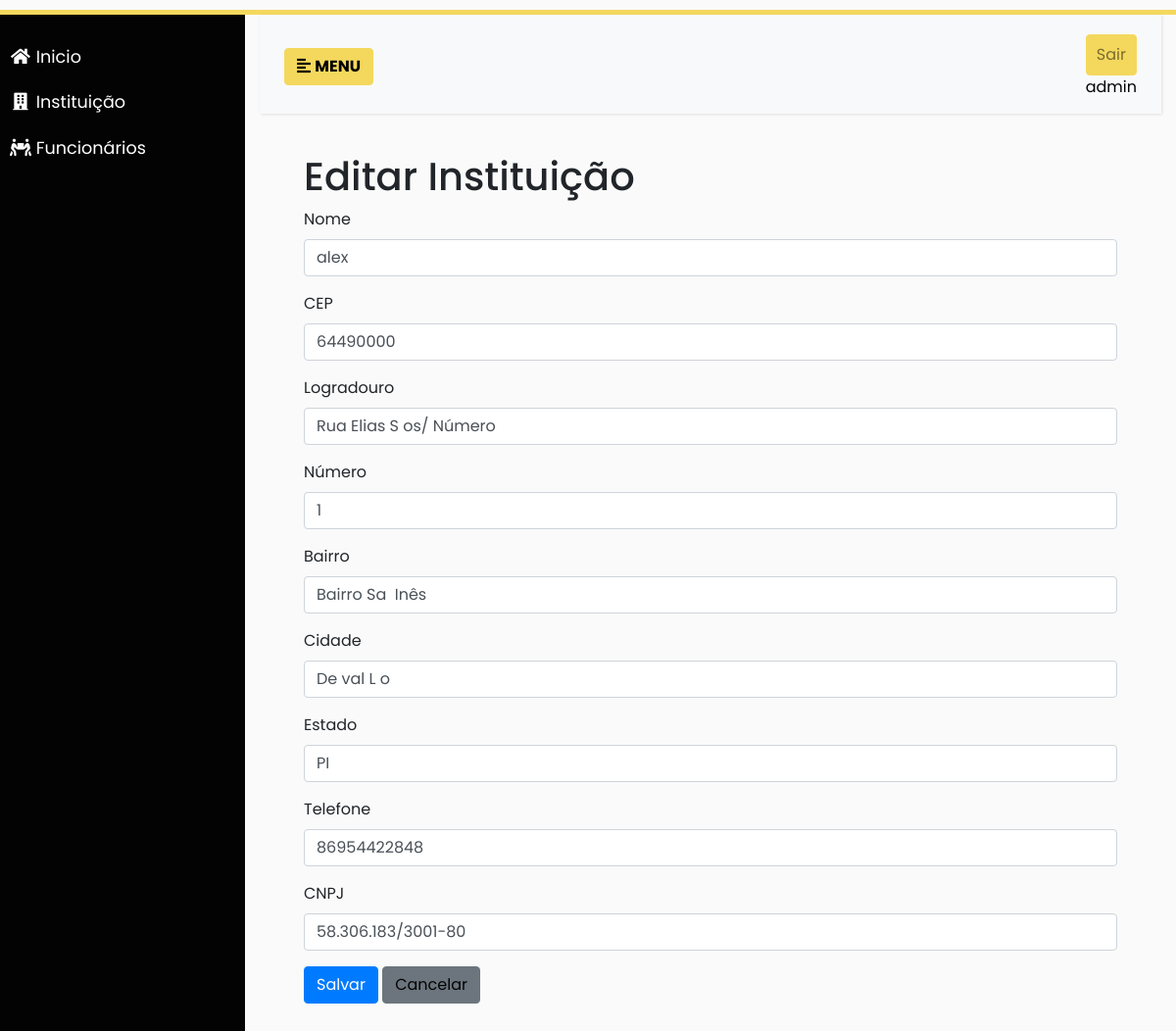
The app's page /editar-instituicao/3/ (signed in) with its own data.
### almoxarifado/models.py (models this page shows, shortened)
class Instituicao(models.Model):
    nome = models.CharField(max_length=100)
    cep = models.CharField(max_length=9)
    logradouro = models.CharField(max_length=200)
    numero = models.CharField(max_length=10)
    bairro = models.CharField(max_length=100)
    cidade = models.CharField(max_length=100)
    estado = models.CharField(max_length=2)
    telefone = models.CharField(max_length=20)
    cnpj = models.CharField(max_length=18, unique=True)

### almoxarifado/views/instituicao.py (the view, shortened to what this page needs)
# urls.py: path('editar-instituicao/<int:pk>/', views.editar_instituicao, name='editar-instituicao'),
def editar_instituicao(request, pk):
    instituicao = get_object_or_404(Instituicao, pk=pk)
    return render(request, 'instituicao/editinstituicao.html', {'instituicao': instituicao})

### almoxarifado/templates/instituicao/editinstituicao.html (shortened to what this page needs)
{% extends 'base.html' %} {% load static %} {% block content %}
<div class="container">
  <h1>Editar Instituição</h1>
  <form method="post" action="{% url 'editar-instituicao' instituicao.pk %}">
    <div class="mb-3">
      <label for="nome" class="form-label">Nome</label>
      <input
        type="text"
        id="nome"
        name="nome"
        class="form-control"
        value="{{ val.nome|default:instituicao.nome }}"
        required
      />
    </div>
    <div class="mb-3">
      <label for="cep" class="form-label">CEP</label>
      <input
        type="text"
        id="cep"
        name="cep"
        class="form-control"
        value="{{ val.cep|default:instituicao.cep }}"
      />
    </div>
    <div class="mb-3">
      <label for="logradouro" class="form-label">Logradouro</label>
      <input
        type="text"
        id="logradouro"
        name="logradouro"
        class="form-control"
        value="{{ val.logradouro|default:instituicao.logradouro }}"
      />
    </div>
    <div class="mb-3">
      <label for="numero" class="form-label">Número</label>
      <input
        type="text"
        id="numero"
        name="numero"
        class="form-control"
        value="{{ val.numero|default:instituicao.numero }}"
      />
    </div>
    <div class="mb-3">
      <label for="bairro" class="form-label">Bairro</label>
      <input
        type="text"
        id="bairro"
        name="bairro"
        class="form-control"
        value="{{ val.bairro|default:instituicao.bairro }}"
      />
    </div>
    <div class="mb-3">
      <label for="cidade" class="form-label">Cidade</label>
      <input
        type="text"
        id="cidade"
        name="cidade"
        class="form-control"
        value="{{ val.cidade|default:instituicao.cidade }}"
      />
    </div>
    <div class="mb-3">
      <label for="estado" class="form-label">Estado</label>
      <input
        type="text"
        id="estado"
        name="estado"
        class="form-control"
        value="{{ val.estado|default:instituicao.estado }}"
        maxlength="2"
      />
    </div>
    <div class="mb-3">
      <label for="telefone" class="form-label">Telefone</label>
      <input
        type="text"
        id="telefone"
        name="telefone"
        class="form-control"
        value="{{ val.telefone|default:instituicao.telefone }}"
      />
    </div>
    <div class="mb-3">
      <label for="cnpj" class="form-label">CNPJ</label>
      <input
        type="text"
        id="cnpj"
        name="cnpj"
        class="form-control"
        value="{{ val.cnpj|default:instituicao.cnpj }}"
        required
      />
    </div>
    <button type="submit" class="btn btn-primary">Salvar</button>
    <a href="{% url 'lista_instituicao' %}" class="btn btn-secondary"
      >Cancelar</a
    >
  </form>
</div>
{% endblock content %}

### almoxarifado/templates/base.html (shortened to what this page needs)
{% load static %}
<!DOCTYPE html>
<html lang="pt-br">
  <head>
    <link
      rel="stylesheet"
      href="https://maxcdn.bootstrapcdn.com/bootstrap/4.0.0/css/bootstrap.min.css"
    />
    <link
      rel="stylesheet"
      href="https://use.fontawesome.com/releases/v5.7.0/css/all.css"
    />
    <link rel="stylesheet" href="{% static 'css/style.css' %}" />
    <link rel="stylesheet" href="#" />
  </head>
  <body>
    <div class="wrapper">
      <nav id="sidebar">
        <ul class="list-unstyled components" class="menulink">
          <li>
            <a href="{% url 'inicio' %}" class="menulink"
              ><i class="fa fa-home fa-fw"></i> Inicio</a
            >
          </li>
          <li>
            <a href="{% url 'lista_instituicao' %}" class="menulink"
              ><i class="fa fa-building fa-fw"></i> Instituição
            </a>
          </li>
          <li>
            <a href="{% url 'lista_funcionario' %}" class="menulink"
              ><i class="fa fa-people-carry fa-fw"></i> Funcionários</a
            >
          </li>
        </ul>
        <ul class="list-unstyled sairmenubtn color-principal-escura">
        </ul>
      </nav>
      <div class="content container-fluid">
        <nav class="navbar navbar-expand-lg navbar-light bg-light">
          <div class="container-fluid">
            <button type="button" id="sidebarCollapse" class="btn color-menu">
              <i class="fas fa-align-left"></i>
              <span> <b>MENU</b></span>
            </button>
            <div class="collapse navbar-collapse" id="navbarSupportedContent">
              <ul class="nav navbar-nav ml-auto">
                <li class="nav-item ">
                    <a class="nav-link btn color-menu" href="{% url 'logout' %}">Sair</a>
                    <a href="#">{{ request.user.get_full_name|default:request.user.username }}</a>
                </li>
              </ul>
            </div>
          </div>
        </nav>
        <div class="content container-fluid">
          <div class="container-fluid">{% block content %}{% endblock %}</div>
        </div>
      </div>
    </div>
  </body>
</html>

### static/css/style.css (style rules this page uses)
:root { --colorbasic: #030303; --colorbasic2: #000000; --colortext: #FFF; --colortext-menu: #FFF; }
body { font-family: 'Poppins', sans-serif; background: #fafafa; height: 100%; }
#sidebar { min-width: 250px; max-width: 250px; min-height: 100vb; background: var(--colorbasic); color: var(--colortext); transition: all 0.3s; }
#sidebar ul.components { padding: 20px 0; background-color: var(--colorbasic); border-color: var(--colorbasic2) !important; }
#sidebar ul li a { padding: 10px; font-size: 1.1em; display: block; }
.color-principal-escura { background-color: var(--colorbasic); border-color: var(--colorbasic) !important; }
.color-menu { background-color: #f4d85d; border-color: #f4d85d !important; color: #000; margin-top: 5px; }
a, a:hover, a:focus { color: inherit; text-decoration: none; transition: all 0.3s; }
a:link, a:visited { text-decoration: none; color: var(--colorbasic); }
a.menulink:link, a.menulink:visited { text-decoration: none; color: var(--colortext-menu); }
.navbar { padding: 15px 10px; background: #fff; border: none; border-radius: 0; margin-bottom: 40px; box-shadow: 1px 1px 3px rgba(0, 0, 0, 0.1); }
.wrapper { position:absolute; margin-top: 10px; border-top: 5px solid; border-bottom: 5px solid; border-color: #f4d85d; display: flex; width: 100%; align-items: stretch; }
.sairmenubtn { padding: 10px; margin-bottom: 50px; }
.container-fluid { min-width: 300px; }

### records on screen
Instituicao: nome "alex", cep "64490000", logradouro "Rua Elias S os/ Número", numero "1", bairro "Bairro Sa Inês", cidade "De val L o", estado "PI", telefone "86954422848", cnpj "58.306.183/3001-80"

### other values on screen
{{ request.user.get_full_name|default:request.user.username }} "admin"
